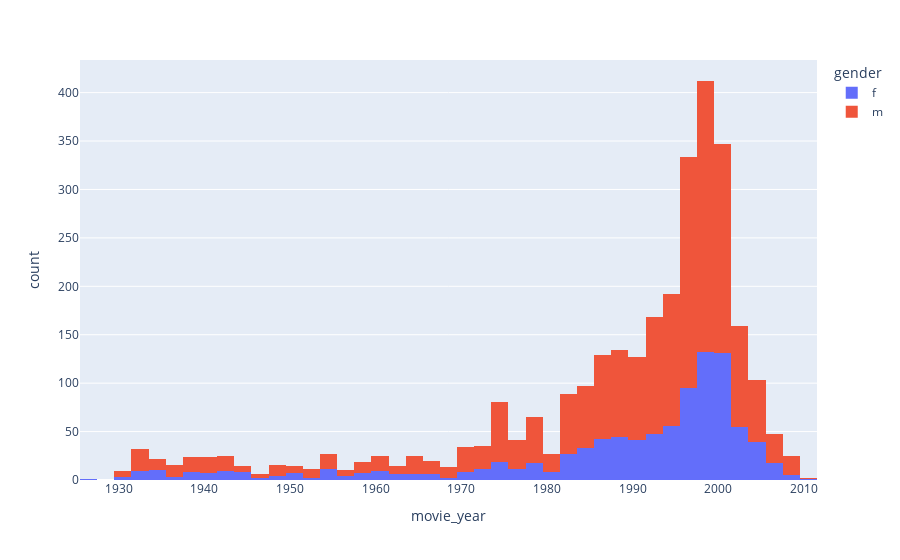

The notebook cell this image was saved under:
### Code cell
px.histogram(metadata[metadata.gender != "?"], x="movie_year", color="gender")

### Figure 1 — Plotly figure (JSON) as saved in the notebook; plotly's stock layout.template omitted (floating-point values rounded to 4 significant figures; data arrays with more than 128 entries replaced by an {"elided": "..."} marker saying what was removed)
{"data": [{"alignmentgroup": "True", "bingroup": "x", "hovertemplate": "gender=f<br>movie_year=%{x}<br>count=%{y}<extra></extra>", "legendgroup": "f", "marker": {"color": "#636efa", "pattern": {"shape": ""}}, "name": "f", "offsetgroup": "f", "orientation": "v", "showlegend": true, "type": "histogram", "x": {"elided": "966 int values"}, "xaxis": "x", "yaxis": "y"}, {"alignmentgroup": "True", "bingroup": "x", "hovertemplate": "gender=m<br>movie_year=%{x}<br>count=%{y}<extra></extra>", "legendgroup": "m", "marker": {"color": "#EF553B", "pattern": {"shape": ""}}, "name": "m", "offsetgroup": "m", "orientation": "v", "showlegend": true, "type": "histogram", "x": {"elided": "2049 int values"}, "xaxis": "x", "yaxis": "y"}], "layout": {"barmode": "relative", "legend": {"title": {"text": "gender"}, "tracegroupgap": 0}, "margin": {"t": 60}, "xaxis": {"anchor": "y", "domain": [0, 1], "title": {"text": "movie_year"}}, "yaxis": {"anchor": "x", "domain": [0, 1], "title": {"text": "count"}}}}
